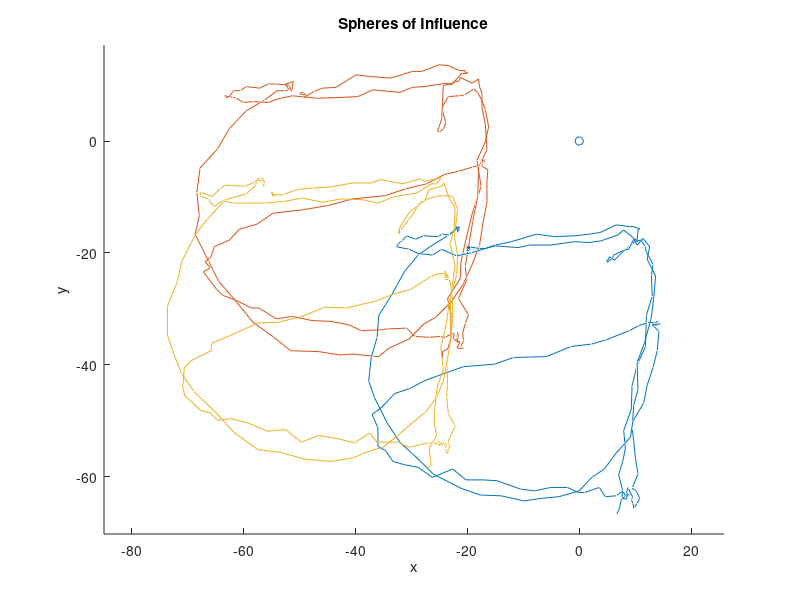

Write the MATLAB code that produced this figure. (Note: this script raises an error after producing the figure.)
clc; clear all; close all;



data = load("calibrationDataset.mat");

values = data.startingData(10:200,:);

figure(1)
axis equal
title('Spheres of Influence')
xlabel('x');
ylabel('y');
zlabel('z');
hold on
plot3(values(:,1), values(:,2), values(:,3))
plot3(values(:,4), values(:,5), values(:,6))
plot3(values(:,7), values(:,8), values(:,9))
scatter3(0, 0, 0)
hold off

[sphereCenter1, radius1] = findSphereCenter(values(:,1:3));
[sphereCenter2, radius2] = findSphereCenter(values(:,4:6));
[sphereCenter3, radius3] = findSphereCenter(values(:,7:9));

figure(2)
axis equal
title('Spheres of Influence')
xlabel('x');
ylabel('y');
zlabel('z');
hold on
plot3(values(:,1), values(:,2), values(:,3))
plot3(values(:,4), values(:,5), values(:,6))
plot3(values(:,7), values(:,8), values(:,9))
scatter3(0, 0, 0)
scatter3(sphereCenter1(1,1), sphereCenter1(1,2), sphereCenter1(1,3))
scatter3(sphereCenter2(1,1), sphereCenter2(1,2), sphereCenter2(1,3))
scatter3(sphereCenter3(1,1), sphereCenter3(1,2), sphereCenter3(1,3))
hold off



for i=1:size(values,1)
    centeredValues(i,:) = [values(i, 1) - sphereCenter1(1,1), values(i, 2) - sphereCenter1(1,2), values(i, 3) - sphereCenter1(1,3),         values(i, 4) - sphereCenter2(1,1), values(i, 5) - sphereCenter2(1,2), values(i, 6) - sphereCenter2(1,3),        values(i, 7) - sphereCenter3(1,1), values(i, 8) - sphereCenter3(1,2), values(i, 9) - sphereCenter3(1,3)];
end

figure(3)
axis equal
title('Spheres of Influence')
xlabel('x');
ylabel('y');
zlabel('z');
hold on
plot3(centeredValues(:,1), centeredValues(:,2), centeredValues(:,3))
plot3(centeredValues(:,4), centeredValues(:,5), centeredValues(:,6))
plot3(centeredValues(:,7), centeredValues(:,8), centeredValues(:,9))
scatter3(0, 0, 0)

hold off